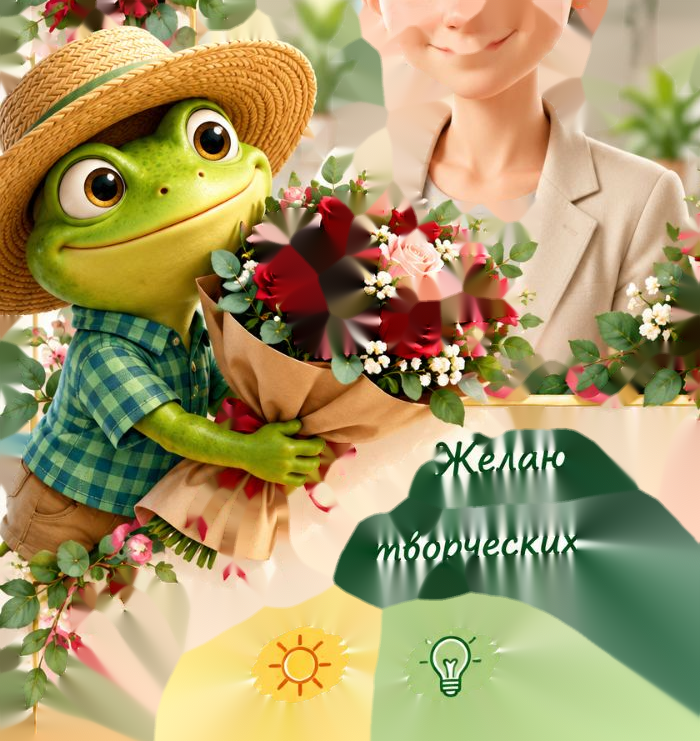
#> input picture congr/assets/frog.png, 700 x 741 px, given in place of frog.jpg, which was not available
$ python prep.py
#> lines starting #> are read from the running program, lines starting #| are printed output that depends on the picture; after the words box and inside, x2 and y2 are one past the last pixel; in counts of white or black regions, pixels touching at a corner belong together; pictures that were not available may be replaced by others from this repository, and a replacement may not be noted
"""Build the dancing-frog assets from the single 640x640 portrait.

Outputs in ``frog/assets``:
  frog.png      RGBA cut-out of the whole character (hat included)
  eyes.json     iris centres / radii / palettes for the eyeball compositor
  irisL/R.png   the painted iris, cut out and normalised
  sky.png       procedural club backdrop (gradient + bokeh + floor)
  masks.npz     part weight maps for the mesh-warp dance rig

The frog is cropped at the thighs, so the stage is built around that: a
"DJ desk" and light beams come in the renderer, not here.
"""
from __future__ import annotations

import json
import os

import cv2
import numpy as np

HERE = os.path.dirname(os.path.abspath(__file__))
ASSETS = os.path.join(HERE, "assets")
SRC = os.path.join(ASSETS, "frog.jpg")


def blank(h, w):
    return np.zeros((h, w), np.float32)


def poly(m, pts, v=1.0):
    cv2.fillPoly(m, [np.array(pts, np.int32)], float(v), lineType=cv2.LINE_AA)


def ell(m, c, ax, v=1.0, ang=0):
    cv2.ellipse(m, c, ax, ang, 0, 360, float(v), -1, lineType=cv2.LINE_AA)


def soft(m, s):
    return cv2.GaussianBlur(m.astype(np.float32), (0, 0), s)


# ---------------------------------------------------------------- main
img = cv2.imread(SRC)
#> img is the input picture: shape (741, 700, 3); mean B, G, R 105.2, 153.6, 168.6
H, W = img.shape[:2]
#> H = 741; W = 700
print("source", W, H)
#| source 700 741

# remove thin white studio lines trapped inside the character (e.g. the sliver
# of background between the arms and the shirt): a 5x5 median kills 1-2 px
# strips but leaves wide bright areas such as the eye whites untouched
med = cv2.medianBlur(img, 5)
minc, maxc = img.min(2), img.max(2)
whiteish = ((minc > 185) & ((maxc - minc) < 34)).astype(np.uint8)
#> whiteish: shape (741, 700); values 0 (black) and 1 (white), 2.3% white; 274 white regions (158 under 20 px), largest, box (x1, y1, x2, y2) and area: (433, 429, 474, 455) 443, (192, 114, 237, 158) 410, (313, 147, 355, 188) 392
thick = cv2.erode(whiteish, np.ones((5, 5), np.uint8)) > 0
#> thick: shape (741, 700) bool; 0.33% white; 93 white regions (67 under 20 px), largest, box (x1, y1, x2, y2) and area: (449, 431, 470, 450) 156, (40, 314, 56, 333) 122, (469, 448, 481, 468) 109
thin = (whiteish > 0) & (~thick)
#> thin: shape (741, 700) bool; 2% white in thin lines or dots
img = np.where(thin[..., None], med, img)
print("cleaned thin light lines:", int(thin.sum()))
#| cleaned thin light lines: 10490

# ---------------------------------------------------------------- cut-out
f = img.astype(np.float32)
dist = np.sqrt(((255.0 - f) ** 2).sum(2))
sat = cv2.cvtColor(img, cv2.COLOR_BGR2HSV)[:, :, 1].astype(np.float32)
raw = ((dist > 26) | (sat > 26)).astype(np.uint8)
#> raw: shape (741, 700); values 0 (black) and 1 (white), 99.5% white; 89 black regions (48 under 20 px), largest, box (x1, y1, x2, y2) and area: (39, 312, 57, 335) 238, (204, 115, 237, 155) 209, (0, 490, 6, 520) 135
n, lab, st, _ = cv2.connectedComponentsWithStats(raw, 8)
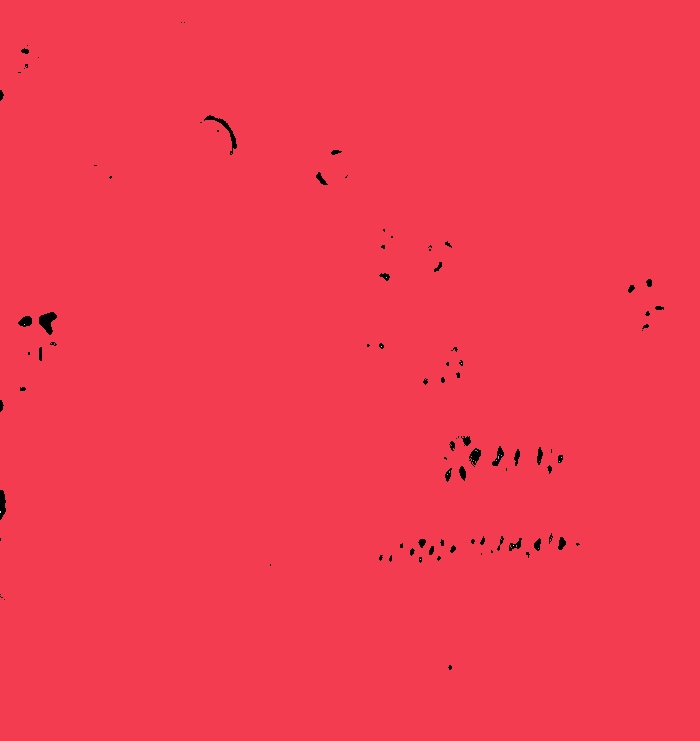
#> lab: shape (741, 700) int32; 23 distinct labels, from 0 to 22; one colour per label, 0 black
#> n = 23; st = 23 rows, first 6: [0, 22, 664, 648, 2663], [0, 0, 700, 741, 516009], [386, 277, 1, 1, 1], [24, 324, 1, 1, 1], [381, 346, 1, 1, 1], [461, 363, 1, 1, 1]
m = (lab == 1 + int(np.argmax(st[1:, cv2.CC_STAT_AREA]))).astype(np.uint8)
#> m: shape (741, 700); values 0 (black) and 1 (white), 99.5% white; 89 black regions (48 under 20 px), largest, box (x1, y1, x2, y2) and area: (39, 312, 57, 335) 238, (204, 115, 237, 155) 209, (0, 490, 6, 520) 137
m = cv2.morphologyEx(m, cv2.MORPH_CLOSE, np.ones((5, 5), np.uint8))
#> m: shape (741, 700); values 0 (black) and 1 (white), 99.8% white; 16 black regions, largest, box (x1, y1, x2, y2) and area: (39, 313, 56, 333) 223, (0, 490, 5, 517) 125, (20, 316, 32, 326) 103
ff = m.copy()
mask2 = np.zeros((H + 2, W + 2), np.uint8)
cv2.floodFill(ff, mask2, (0, 0), 1)
m = np.clip(m + (ff == 0).astype(np.uint8), 0, 1)
#> m: shape (741, 700); every value is 1
# the fill above also pulls in *enclosed* background (the white gap between the
# shirt hem and the cropped thighs, and the sliver between arms and body) —
# drop large pure-white blobs that are not part of the eyes
whitebg = ((img.min(2) > 195) & ((img.max(2) - img.min(2)) < 30)).astype(np.uint8)
#> whitebg: shape (741, 700); values 0 (black) and 1 (white), 1.6% white; 138 white regions (52 under 20 px), largest, box (x1, y1, x2, y2) and area: (193, 115, 237, 157) 367, (440, 430, 474, 454) 362, (38, 312, 63, 336) 296
for ex, ey, er in ((242.4, 215.1, 58), (396.5, 215.2, 58)):
    cv2.circle(whitebg, (int(ex), int(ey)), int(er), 0, -1)
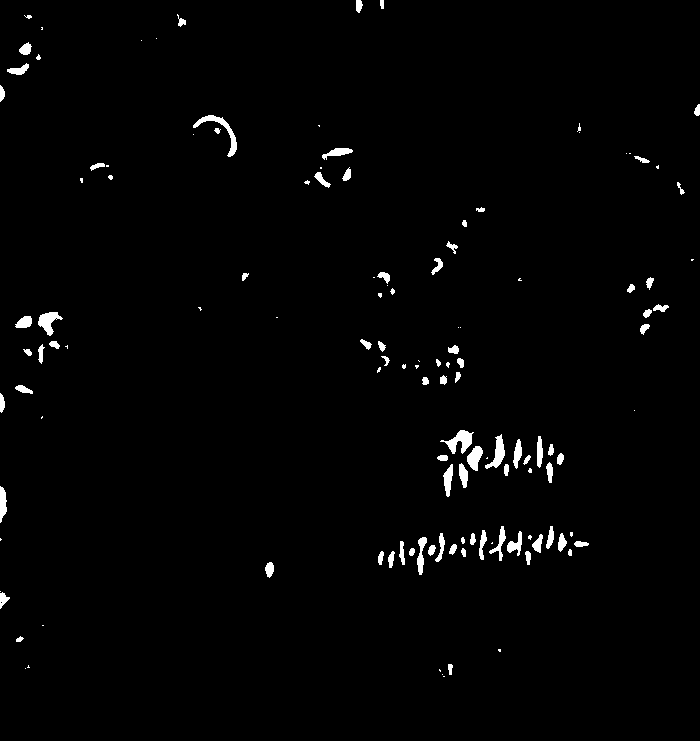
#> whitebg: shape (741, 700); values 0 (black) and 1 (white), 1.5% white; 129 white regions (48 under 20 px), largest, box (x1, y1, x2, y2) and area: (193, 115, 237, 157) 367, (440, 430, 474, 454) 362, (38, 312, 63, 336) 296
n3, lab3, st3, _ = cv2.connectedComponentsWithStats(whitebg, 8)
#> lab3: shape (741, 700) int32; 130 distinct labels, from 0 to 129
#> n3 = 130; st3 = 130 rows, first 6: [0, 0, 700, 741, 510892], [356, 0, 7, 13, 70], [380, 0, 4, 9, 33], [24, 15, 8, 4, 19], [177, 14, 9, 13, 54], [41, 27, 2, 3, 5]
dropped = 0
for i in range(1, n3):
    if st3[i, cv2.CC_STAT_AREA] >= 120:
        m[lab3 == i] = 0
        dropped += 1
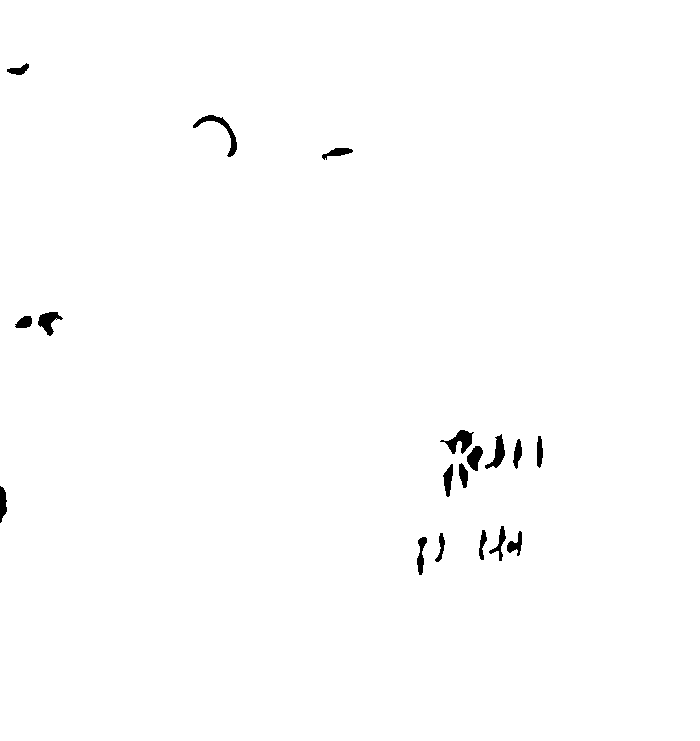
#> m: shape (741, 700); values 0 (black) and 1 (white), 99.3% white; 18 black regions, largest, box (x1, y1, x2, y2) and area: (193, 115, 237, 157) 367, (440, 430, 474, 454) 362, (38, 312, 63, 336) 296
#> after the loop, dropped = 18
print("dropped enclosed background blobs:", dropped)
#| dropped enclosed background blobs: 18
# choke the matte one pixel and de-fringe: the outside is filled with colour
# propagated from the frog, so soft edge pixels no longer carry the white studio
# background (which shows badly against the dark stage)
m_core = cv2.erode(m, np.ones((3, 3), np.uint8), iterations=2)
#> m_core: shape (741, 700); values 0 (black) and 1 (white), 98.6% white; 15 black regions, largest, box (x1, y1, x2, y2) and area: (438, 428, 485, 490) 1394, (487, 524, 524, 563) 796, (191, 113, 239, 159) 773
alpha = cv2.GaussianBlur(m_core.astype(np.float32), (0, 0), 0.6)
filled = cv2.inpaint(img, (1 - m_core) * 255, 3, cv2.INPAINT_TELEA)
filled = cv2.GaussianBlur(filled, (0, 0), 0.6)
rgba = cv2.cvtColor(filled, cv2.COLOR_BGR2BGRA)
rgba[:, :, 3] = (alpha * 255).astype(np.uint8)
#> rgba: shape (741, 700, 4); mean B, G, R, A 103.7, 152.4, 167.3, 251.4
cv2.imwrite(os.path.join(ASSETS, "frog.png"), rgba)
print("frog.png", rgba.shape)
#| frog.png (741, 700, 4)

# ---------------------------------------------------------------- eyes
# measured on the source: iris centres, sclera radii, iris radius, gaze offset
# detected from the pupils (dark blobs): (242.4, 215.1) and (396.5, 215.2)
EYES = {
    "L": dict(cx=242.4, cy=215.1, sclera=54.0, iris=36.0),
    "R": dict(cx=396.5, cy=215.2, sclera=54.0, iris=36.0),
}
for k, e in EYES.items():
    x0 = int(e["cx"] - e["iris"] - 3)
    y0 = int(e["cy"] - e["iris"] - 3)
    s = int(2 * e["iris"] + 7)
    patch = img[y0 : y0 + s, x0 : x0 + s]
    # alpha: inside a circle
    yy, xx = np.mgrid[0:s, 0:s].astype(np.float32)
    r = np.sqrt((xx - s / 2 + 0.5) ** 2 + (yy - s / 2 + 0.5) ** 2)
    a = np.clip((e["iris"] + 1.5 - r) / 2.0, 0, 1)
    out = cv2.cvtColor(patch, cv2.COLOR_BGR2BGRA)
    out[:, :, 3] = (a * 255).astype(np.uint8)
    cv2.imwrite(os.path.join(ASSETS, f"iris{k}.png"), out)
    e["iris_sprite"] = s
    e["iris_origin"] = [x0 + s / 2, y0 + s / 2]
    # sclera sprite: the eye disc with the iris/pupil knocked out, so the
    # renderer can re-aim the iris every frame
    r = e["sclera"]
    x0 = int(e["cx"] - r - 2); y0 = int(e["cy"] - r - 2); s_ = int(2 * r + 4)
    patch = img[y0 : y0 + s_, x0 : x0 + s_].copy()
    yy, xx = np.mgrid[0:s_, 0:s_].astype(np.float32)
    dist = np.sqrt((xx - s_ / 2 + 0.5) ** 2 + (yy - s_ / 2 + 0.5) ** 2)
    # soft disc alpha
    a = np.clip((r + 1.0 - dist) / 2.0, 0, 1)
    # knock out the iris and fill the hole with the *painted* sclera colour,
    # sampled from a ring just outside the iris (so the patch tone matches)
    iris_hole = np.clip((e["iris"] * 0.99 - dist) / 2.0, 0, 1)[..., None]
    # whiteness is the brightest cluster inside the eye disc
    flat = patch.reshape(-1, 3).astype(np.float32)
    vv = flat.mean(1)
    inside = (dist < e["sclera"]).reshape(-1)
    cand = flat[inside & (vv > np.percentile(vv[inside], 72))]
    white = np.median(cand, axis=0).astype(np.float32) * 1.03
    white = np.clip(white, 0, 255)
    base = patch.astype(np.float32)
    # slight spherical shading so the fill does not look flat
    shade = 1.0 - 0.10 * np.clip(dist / (e["sclera"] + 1e-3), 0, 1) ** 2
    patch = (base * (1 - iris_hole) + (white[None, None, :] * shade[..., None]) * iris_hole).astype(np.uint8)
    out = cv2.cvtColor(patch, cv2.COLOR_BGR2BGRA)
    out[:, :, 3] = (a * 255).astype(np.uint8)
    cv2.imwrite(os.path.join(ASSETS, f"sclera{k}.png"), out)

    # ---------------------------------------------------------- eyelid
    # Curtain model: the lid is the frog's own brow skin, pulled down over the
    # eyeball and compressed.  A small stack of levels is baked here so the
    # renderer only has to pick the nearest one.
    Rr = 48.6                     # eyeball radius that the lid has to cover
    px0, py0 = e["cx"] - x0, e["cy"] - y0       # eye centre in sprite px
    b, g_, r_ = img[:, :, 0].astype(np.int16), img[:, :, 1].astype(np.int16), img[:, :, 2].astype(np.int16)
    skin = ((g_ > b * 1.05) & (g_ > r_ * 0.98) & (g_ > 45)).astype(np.uint8)
    skin = cv2.morphologyEx(skin, cv2.MORPH_CLOSE, np.ones((5, 5), np.uint8))
    flesh = cv2.inpaint(img, (1 - skin) * 255, 4, cv2.INPAINT_TELEA)
    flesh = cv2.GaussianBlur(flesh, (0, 0), 0.8)
    top = e["cy"] - Rr - 3.0                    # image y of the eyeball top
    levels, NLEV = [], 26
    yy2, xx2 = np.mgrid[0:s_, 0:s_].astype(np.float32)
    dd = np.maximum(0.0, yy2 - (py0 - Rr))
    for li in range(NLEV):
        cov = 0.06 + 0.94 * li / (NLEV - 1)
        span = max(3.0, 2 * Rr * cov)            # thickness of the visible band
        mapy = top - dd * (24.0 / span)          # squeeze a 24 px brow band
        mapx = xx2 + (x0 + 0.0)
        mapy = mapy + (y0 + 0.0)
        lv = cv2.remap(flesh, mapx.astype(np.float32), mapy.astype(np.float32),
                       cv2.INTER_LINEAR, borderMode=cv2.BORDER_REFLECT)
        levels.append(lv)
    # the socket sits in the hat's shadow, so darken the pulled-down skin to
    # the tone of the flesh that actually borders the eyeball
    yy3, xx3 = np.mgrid[0:s_, 0:s_].astype(np.float32)
    ring = (np.sqrt((xx3 - px0) ** 2 + (yy3 - py0) ** 2) > Rr + 1) & \
           (np.sqrt((xx3 - px0) ** 2 + (yy3 - py0) ** 2) < Rr + 7)
    src_patch = img[y0:y0 + s_, x0:x0 + s_]
    ring_lum = float(np.median(src_patch[ring].mean(axis=1)))
    band_lum = float(np.median(np.stack(levels)[:, :, :, :].mean(axis=3)[:, ring].mean(axis=1)))
    scale = float(np.clip(ring_lum / max(band_lum, 1.0), 0.52, 0.97))
    levels = [np.clip(lv.astype(np.float32) * scale, 0, 255).astype(np.uint8) for lv in levels]
    EYES[k]["lid_shade"] = round(scale, 3)
    np.savez_compressed(os.path.join(ASSETS, f"lidstack{k}.npz"),
                        tex=np.stack(levels), cover=np.linspace(0.06, 1.0, NLEV))
    # flat fallback tone (also used for the crease tint)
    sel = img[y0:y0 + s_, x0:x0 + s_][(np.sqrt((xx2 - px0) ** 2 + (yy2 - py0) ** 2) > Rr + 1) &
                                      (np.sqrt((xx2 - px0) ** 2 + (yy2 - py0) ** 2) < Rr + 9)]
    g = (sel[:, 1] > sel[:, 2] * 1.06) & (sel[:, 1] > sel[:, 0] * 0.98) & (sel[:, 1] > 55)
    if g.sum() >= 25:
        sel = sel[g]
    EYES[k]["lid_col"] = [round(float(v), 1) for v in np.median(sel, axis=0)]
    EYES[k]["eye_r"] = round(float(Rr), 1)
    EYES[k]["centre_sprite"] = [round(float(px0), 2), round(float(py0), 2)]

    EYES[k]["sclera_sprite"] = s_
    EYES[k]["sclera_origin"] = [e["cx"], e["cy"]]
#> this loop made 2 passes
#> (white, ring_lum, scale) on passes 1 to 2: ([167.9, 251.3, 255], 160.3, 0.97), ([195.7, 220.4, 248.2], 149.7, 0.97)
#> pass 1, `patch = img[y0 : y0 + s_, x0 : x0 + s_].copy()`:
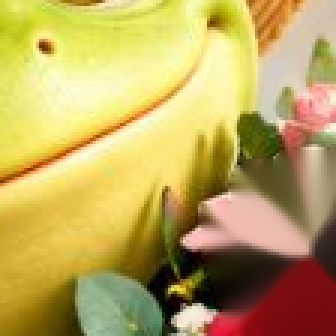
#> patch: shape (112, 112, 3) (shown 3 times larger); mean B, G, R 92.6, 166.5, 189.5
#> after the loop:
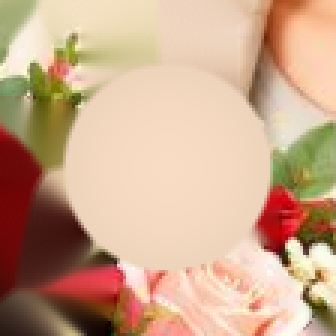
#> out: shape (112, 112, 4) (shown 3 times larger); mean B, G, R, A 140.1, 167.8, 203, 186.2
#> after the loop, EYES = 2 items

json.dump(EYES, open(os.path.join(ASSETS, "eyes.json"), "w"), indent=1)
print("eyes", EYES)
#> (printed output is left out)

# ---------------------------------------------------------------- club backdrop
SW, SH = 1080, 1920
yy = np.linspace(0, 1, SH, dtype=np.float32)[:, None]
#> yy = 1920 values from 0 to 1
xx = np.linspace(0, 1, SW, dtype=np.float32)[None, :]
sky = np.zeros((SH, SW, 3), np.float32)
#> sky: shape (1920, 1080, 3) float32; every value is 0
# deep indigo -> teal -> warm floor glow
top = np.array([34, 12, 26], np.float32)      # BGR
#> top = [34, 12, 26]
mid = np.array([70, 30, 52], np.float32)
#> mid = [70, 30, 52]
bot = np.array([36, 22, 18], np.float32)
#> bot = [36, 22, 18]
t = yy[..., 0]
#> t = 1920 values from 0 to 1
sky += top[None, None, :] * ((1 - t) ** 1.6)[:, None, None]
sky += mid[None, None, :] * (np.clip(np.sin(np.pi * np.clip(t * 1.15, 0, 1)), 0, None) ** 1.2)[:, None, None]
sky += bot[None, None, :] * (t ** 2.2)[:, None, None]
# big soft light pools behind the character
for (cx_, cy_, rad, col, amp) in [
    (0.50, 0.30, 0.55, (120, 60, 200), 0.55),
    (0.18, 0.18, 0.30, (200, 120, 60), 0.30),
    (0.85, 0.22, 0.32, (170, 70, 150), 0.32),
    (0.5, 0.86, 0.45, (60, 120, 170), 0.30),
]:
    d = np.sqrt(((xx - cx_) * (SW / SH)) ** 2 + ((yy[..., 0] - cy_)[:, None]) ** 2)
    sky += (np.exp(-(d / rad) ** 2) * amp)[..., None] * np.array(col, np.float32)
# bokeh disc bank (drawn once, reused every frame) in a separate alpha layer
rng = np.random.default_rng(12)
bokeh = blank(SH, SW)
#> in blank, `return np.zeros((h, w), np.float32)`: returned value: shape (1920, 1080) float32; every value is 0
for _ in range(150):
    cx_ = rng.uniform(0, SW)
    cy_ = rng.uniform(0, SH * 0.8)
    r = rng.uniform(6, 46)
    a = rng.uniform(0.05, 0.30) * (1.0 - cy_ / SH * 0.6)
    cv2.circle(bokeh, (int(cx_), int(cy_)), int(r), float(a), -1, cv2.LINE_AA)
#> this loop made 150 passes
#> (cx_, cy_, r, a) on passes 1 to 12: (270.9, 1454.2, 13.57, 0.0517), (377.9, 354.1, 32.82, 0.0701), (968, 1318.1, 6.11, 0.109), (115.4, 396.2, 22.68, 0.143), (505.6, 1424.7, 16.35, 0.0538), (724.2, 1454, 42.91, 0.147), (69.5, 1438.8, 31.97, 0.147), (440.7, 337, 37.72, 0.193), (841.1, 309.3, 11.37, 0.218), (21.85, 1452.4, 11.4, 0.109), (452.5, 497.5, 12.81, 0.207), (987.7, 1119.5, 30.01, 0.148)
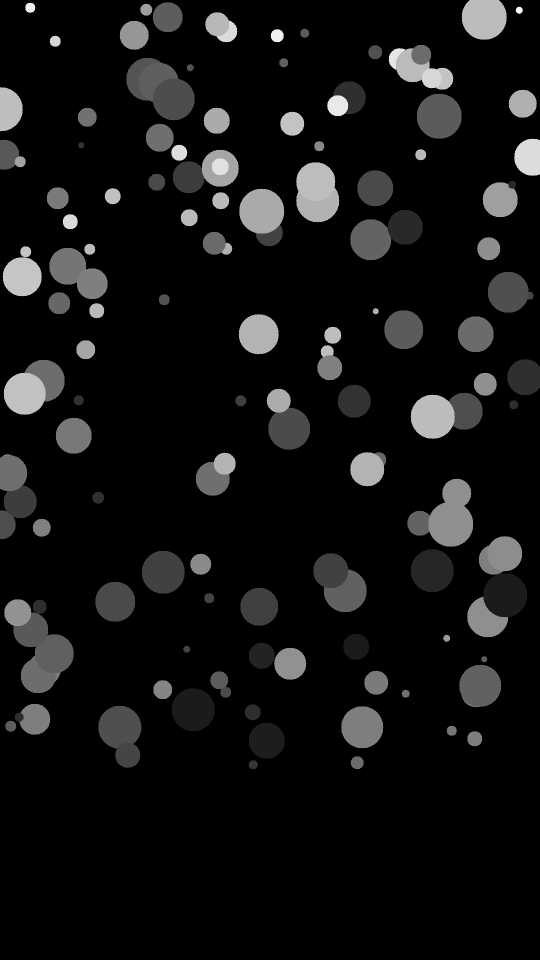
#> bokeh: shape (1920, 1080) float32 (shown at 1/2 size); min 0, max 0.297, mean 0.0216; drawn with min black and max white
bokeh = cv2.GaussianBlur(bokeh, (0, 0), 5)
sky += bokeh[..., None] * np.array([180, 170, 200], np.float32)
sky = np.clip(sky, 0, 255).astype(np.uint8)
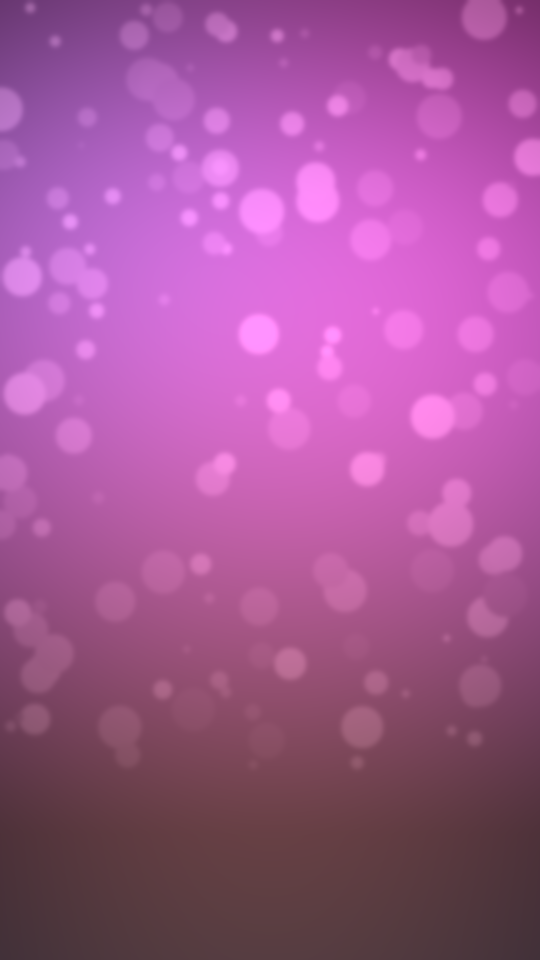
#> sky: shape (1920, 1080, 3) (shown at 1/2 size); mean of channels 0, 1, 2 149.2, 85.6, 163.1; drawn as B, G, R
cv2.imwrite(os.path.join(ASSETS, "sky.png"), sky)

# ---------------------------------------------------------------- rig weights
def blob(pts, blur=16, gain=1.7):
    m = blank(H, W)
    poly(m, pts)
    return np.clip(soft(m, blur) * gain, 0, 1)


def capsule(p0, p1, r0, r1=None, blur=12):
#> called with p0 = (170, 470), p1 = (150, 620), r0 = 34, r1 = 30, blur = 10
    m = blank(H, W)
    for i in range(41):
        k = i / 40
        x = p0[0] + (p1[0] - p0[0]) * k
        y = p0[1] + (p1[1] - p0[1]) * k
        r = r0 + ((r0 if r1 is None else r1) - r0) * k
        ell(m, (int(x), int(y)), (int(r), int(r)))
    return np.clip(soft(m, blur) * 1.6, 0, 1)


# hat = wide brim + crown, avoiding the eyes
w_hat = blank(H, W)
poly(w_hat, [(20, 175), (60, 95), (140, 45), (230, 20), (340, 14), (450, 30), (530, 78),
             (590, 150), (612, 205), (470, 212), (330, 150), (200, 200), (60, 205)])
ell(w_hat, (330, 95), (150, 78))
w_hat[195:250, 190:470] *= 0.15          # keep the brim edge off the eyes
w_hat = np.clip(soft(w_hat, 10) * 1.5, 0, 1)

w_head = blob([(196, 168), (230, 120), (330, 108), (452, 130), (478, 190), (486, 290),
               (470, 372), (404, 420), (300, 436), (214, 404), (186, 320), (182, 240)], blur=14)
w_torso = blob([(214, 368), (296, 380), (432, 364), (486, 430), (498, 578), (470, 636),
                (206, 636), (178, 566), (188, 430)], blur=16)
w_larm = capsule((170, 470), (150, 620), 34, 30, blur=10)
w_rarm = capsule((474, 470), (494, 620), 34, 30, blur=10)

# jaw / lower face: drives the "singing" scale on the beat
w_jaw = blank(H, W)
poly(w_jaw, [(206, 268), (250, 262), (330, 268), (420, 262), (466, 276),
             (470, 372), (404, 420), (300, 436), (214, 404), (198, 330)])
w_jaw *= w_head
w_jaw = np.clip(soft(w_jaw, 9) * 1.5, 0, 1)
# the jaw takes over its region so the head rotation does not water it down
w_head = w_head * (1.0 - 0.9 * w_jaw)

stack = np.stack([w_hat, w_head, w_torso, w_larm, w_rarm, w_jaw])
tot = np.maximum(1.0, stack.sum(0, keepdims=True))
stack = np.clip(stack / tot, 0, 1)
np.savez_compressed(os.path.join(ASSETS, "masks.npz"), parts=(stack * 255).astype(np.uint8))

# preview
vis = img.copy()
cols = [(0, 0, 255), (0, 255, 255), (0, 255, 0), (255, 128, 0), (255, 0, 255), (128, 255, 255)]
for i, c in enumerate(cols):
    mm = (stack[i] * 0.45)[..., None]
    vis = (vis * (1 - mm * 0.6) + np.array(c, np.float32) * mm * 0.6).astype(np.uint8)
cv2.imwrite(os.path.join(HERE, "tmp", "rig.png"), vis)
print("rig masks ok", [int((stack[i] > 0.5).sum()) for i in range(stack.shape[0])])
#| rig masks ok [70594, 28952, 61421, 13016, 7343, 30649]
